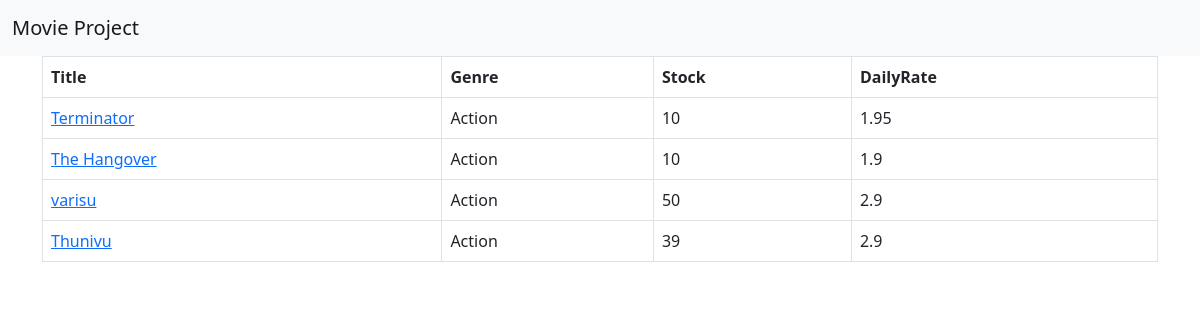
Page /movieapp/ on the committed database.
### movieapp/models.py (models this page shows)
class Movie(models.Model):
    title = models.CharField(max_length=200)
    release_year = models.IntegerField()
    number_in_stock = models.IntegerField()
    daily_rate = models.FloatField()
    genre = models.ForeignKey(Genre,on_delete=models.CASCADE)
    date_created = models.DateTimeField(default=timezone.now)

class Genre(models.Model):
    name = models.CharField(max_length=255)
    def __str__(self):
        return self.name

### movieapp/views.py (the view)
# urls.py: path('',views.index, name ='index'),
def index(request):
    movies =  Movie.objects.all()
    return render(request,'index.html',{'movies':movies})

### templates/index.html
{% extends 'base.html' %}
{% block content %}
    <table class="table table-bordered table-hover">
        <thead>
            <tr>
                <th>Title</th>
                <th>Genre</th>
                <th>Stock</th>
                <th>DailyRate</th>
            </tr>
        </thead>
        <tbody>
            {% for movie in movies %}
            <tr>
                <td>
                    <a href="{% url 'movieapp:detail' movie.id %}">{{movie.title}}</a>
                    </td>
                <td>{{movie.genre}}</td>
                <td>{{movie.number_in_stock}}</td>
                <td>{{movie.daily_rate}}</td>
            </tr>
            {% endfor %}
        </tbody>
    </table>
{% endblock %}

### templates/base.html (shortened to what this page needs)
<!doctype html>
<html lang="en">
  <head>
    <link href="https://cdn.jsdelivr.net/npm/bootstrap@5.2.3/dist/css/bootstrap.min.css" rel="stylesheet">
  </head>
  <body>
    <nav class="navbar bg-light">
      <div class="container-fluid">
        <a class="navbar-brand" href="#">Movie Project</a>
      </div>
    </nav>
    <main class="container">
     {% block content %}
     {% endblock %}
    </main>
  </body>
</html>

### rows in the picture
Movie: title "Terminator", genre "Action", number_in_stock "10", daily_rate "1.95"
Movie: title "The Hangover", genre "Action", number_in_stock "10", daily_rate "1.9"
Movie: title "varisu", genre "Action", number_in_stock "50", daily_rate "2.9"
Movie: title "Thunivu", genre "Action", number_in_stock "39", daily_rate "2.9"
